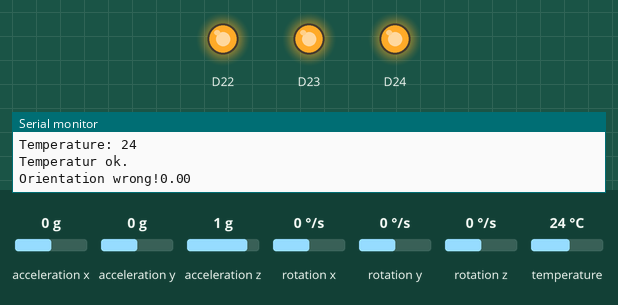
Simulated run of this sketch. Board: Arduino Nano RP2040 Connect. On the bench: output pins drawn as LEDs (lit = HIGH), the last lines printed to the serial monitor. Dashed ring = blinking. The inputs (shaded band) are chosen by the test bench; at power-on: temperature 24 °C, acceleration x 0 g, acceleration y 0 g, acceleration z 1 g, rotation x 0 °/s, rotation y 0 °/s, rotation z 0 °/s.

Above: at 7.3 s.
7.4 s: temperature set to 20.4 °C
14.7 s: temperature set to 19.3 °C
At 19.9 s:
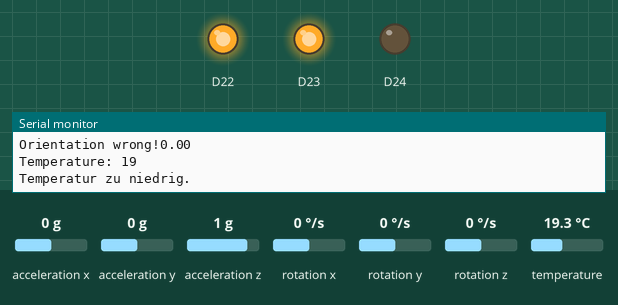
27.4 s: temperature set to 28 °C
At 28.13 s:
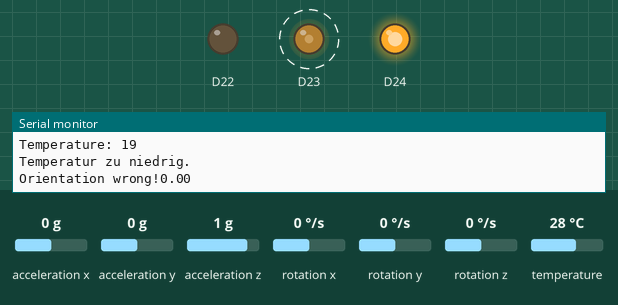
35.0 s: temperature set to 12 °C
At 42.14 s:
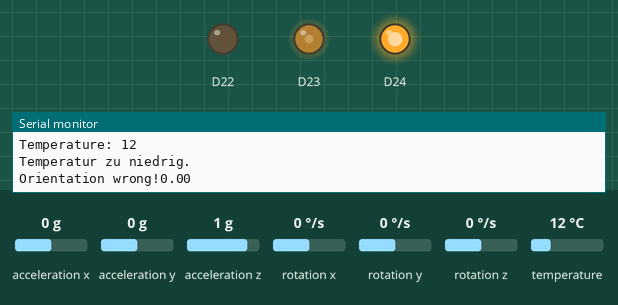
42.3 s: temperature set to 33 °C
At 47.9 s:
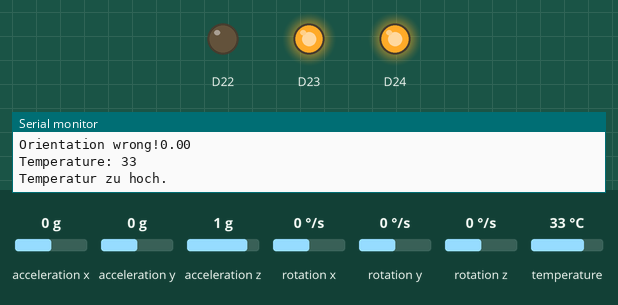
Timing chart, 0 to 50.6 s (numbered marks = the images above; inputs shaded):
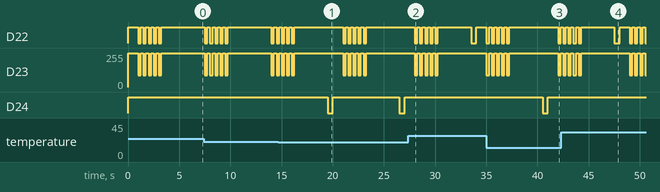

Measured:
- the behaviour switches between 20 and 19.9 °C on temperature (found by bisection; images 0 and 1)
- after the input at 14.7 s, D24: alternates HIGH for 6.5 s and LOW for 0.50 s, starting after 4.8 s
- after the input at 27.4 s, D24: stays HIGH (without the input it goes to LOW after 6.1 s)
- after the input at 35.0 s, D24: HIGH → LOW after 5.5 s, → HIGH 0.50 s later
- after the input at 42.3 s, D24: stays HIGH (without the input it goes to LOW after 5.2 s)

The sketch:

Exercise4_Posture.ino
```cpp
// Exercise 4 - Posture
// ------------------ includes ------------------
#include <Arduino_LSM6DSOX.h>  // IMU Bibliothek
#include <WiFiNINA.h>
#include <MadgwickAHRS.h>  // Filter

// ------------------ defines and globals ------------------
int temp;
int temp_check;  // -1, 0, 1 for too cold, ok, too hot

Madgwick filter;
int counter;

// ------------------ function definitions ------------------
void check_temperature();
void alert_and_blink_led(float);

// ------------------ setup and loop ------------------
void setup() {
  Serial.begin(9600);
  while (!Serial)
    ;

  // IMU setup
  if (!IMU.begin()) {
    Serial.println("IMU initialization failed!");
  }

  // RGB LED setup
  pinMode(LEDR, OUTPUT);
  pinMode(LEDB, OUTPUT);
  pinMode(LEDG, OUTPUT);
  analogWrite(LEDR, 255);  // Rot
  analogWrite(LEDG, 255);  // Grün
  analogWrite(LEDB, 255);  // Blau

  //
  counter = 500;
  Serial.println("Initialization");
  Serial.print("Accelerometer sample rate = ");
  Serial.print(IMU.accelerationSampleRate());
  Serial.println("Hz");
  Serial.println();

  Serial.print("Gyroscope sample rate = ");
  Serial.print(IMU.gyroscopeSampleRate());
  Serial.println("Hz");
  Serial.println();
}

void loop() {
  check_temperature();

  // check position
  float aix, aiy, aiz;
  float gix, giy, giz;
  float ax, ay, az;
  float gx, gy, gz;
  float roll, pitch, heading;

  // read raw data from IMU
  IMU.readAcceleration(aix, aiy, aiz);
  IMU.readGyroscope(gix, giy, giz);

  // convert from raw data to gravity and degrees/second units
  ax = convertRawAcceleration(aix);
  ay = convertRawAcceleration(aiy);
  az = convertRawAcceleration(aiz);
  gx = convertRawGyro(gix);
  gy = convertRawGyro(giy);
  gz = convertRawGyro(giz);

  // update the filter, which computes orientation
  filter.updateIMU(gx, gy, gz, ax, ay, az);

  // get heading, pitch and roll
  roll = filter.getRoll();
  pitch = filter.getPitch();
  heading = filter.getYaw();
  if (pitch < -100 || pitch > -80) {
    alert_and_blink_led(pitch);
  } else if (counter == 0) {
    Serial.print("Orientation: \n");
    Serial.print(heading);
    Serial.print(" ");
    Serial.print(pitch);
    Serial.print(" ");
    Serial.println(roll);
    counter = 500;
  }

  counter--;

  delay(2000);
}

// ------------------ function implementation ------------------
void check_temperature() {
  if (IMU.temperatureAvailable()) {
    IMU.readTemperature(temp);
  }
  Serial.print("Temperature: ");
  Serial.print(temp);
  Serial.print("\n");

  if (temp > 19 && temp < 26 && temp_check != 0) {  // temperature ok
    Serial.print("Temperatur ok. \n");
    temp_check = 0;
    analogWrite(LEDR, 255);                    // Rot
    analogWrite(LEDB, 255);                    // Blau
  } else if (temp < 20 && temp_check != -1) {  // it's too cold
    Serial.print("Temperatur zu niedrig. \n");
    temp_check = -1;
    analogWrite(LEDR, 255);                   // Rot
    analogWrite(LEDB, 0);                     // Blau
    delay(500);
  } else if (temp > 25 && temp_check != 1) {  // it's too hot
    Serial.print("Temperatur zu hoch. \n");
    temp_check = 1;
    analogWrite(LEDR, 0);    // Rot
    analogWrite(LEDB, 255);  // Blau
    delay(500);
  }
}

float convertRawAcceleration(int aRaw) {
  // for 2 g range
  // -2 g -> raw value -32768
  // +2 g -> raw value  32767
  float a = (aRaw * 2.0) / 32768.0;
  return a;
}

float convertRawGyro(int gRaw) {
  // for range of 250 degrees/seconds
  // -250 -> raw value -32768
  // +250 -> raw value  32767

  float g = (gRaw * 250.0) / 32768.0;
  return g;
}

// used to alert on wrong position
void alert_and_blink_led(float p) {
  Serial.print("Orientation wrong!");
  Serial.print(p);
  Serial.print("\n");

  // LED aus
  analogWrite(LEDR, 255);  // Rot
  analogWrite(LEDG, 255);  // Grün
  analogWrite(LEDB, 255);  // Blau

  delay(1000);

  // blink 5 times
  for (int i = 0; i < 10; i++) {
    if (i % 2 == 0) {                // an
      analogWrite(LEDR, 0);          // Rot
      analogWrite(LEDG, 255 - 165);  // Grün
      analogWrite(LEDB, 255);        // Blau
    } else {                         // aus
      analogWrite(LEDR, 255);        // Rot
      analogWrite(LEDG, 255);        // Grün
      analogWrite(LEDB, 255);        // Blau
    }

    delay(250);
  }

  // LED aus
  analogWrite(LEDR, 255);  // Rot
  analogWrite(LEDG, 255);  // Grün
  analogWrite(LEDB, 255);  // Blau

  temp_check = -99;  // reset so that led will glow up again

  delay(1000);
}
```
